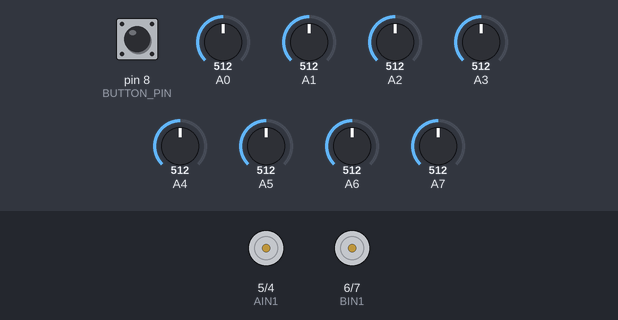
Recording of a sketch running on a simulated Arduino Nano, built with avr-gcc and run on an emulated ATmega328P. Shown: motor-driver pin pairs drawn as motors (green arrow = first pin HIGH = forward, orange = second pin HIGH = backward, longer = more drive, scaled by the enable pin). The inputs (shaded band) are chosen by the test bench; at power-on: pin 8 (BUTTON_PIN) HIGH, A0 = 512, A1 = 512, A2 = 512, A3 = 512, A4 = 512, A5 = 512, A6 = 512, A7 = 512.

Above: at 1.3 s.
1.4 s: pin 8 (BUTTON_PIN) pulled LOW for 0.15 s
At 6.5 s:
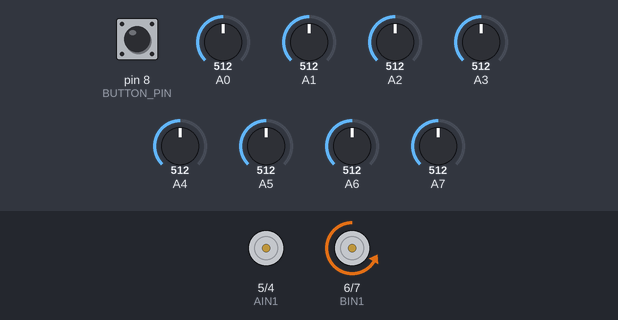
At 9.7 s:
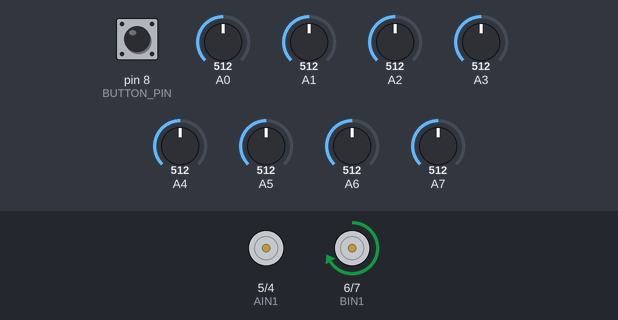
13.5 s: pin 8 (BUTTON_PIN) pulled LOW for 1 s
At 17.4 s:
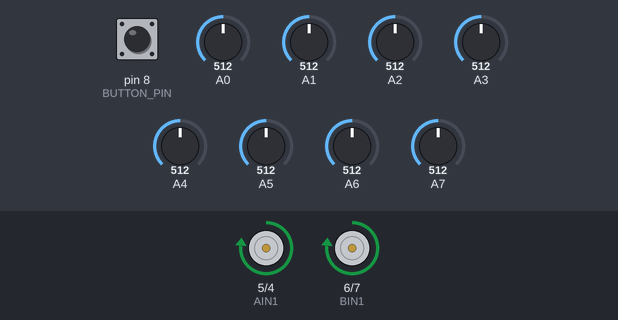
Timing chart, 0 to 18.9 s (numbered marks = the images above; inputs shaded):
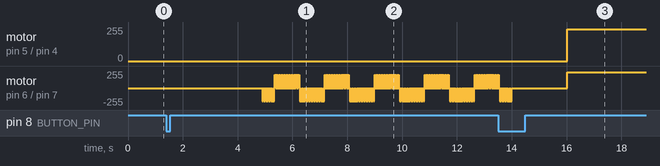

The sketch:

LineFollowerCode.ino
```cpp
/*
*  Fast Line Followe Code - NerdBot Poseidon
*  Competing in Robochallenge 2023
*
*  Sum off all errors or only on last six errors for KI.
*
*  Author: Popescu Filimon Andrei Cosmin
*  Last update: 4th November, 2023
*/

// Include necessary libraries
#include <QTRSensors.h>
#include <SparkFun_TB6612.h>


const int BUTTON_PIN = 8;  // the number of the pushbutton pin
const int startpin = 13;   //create variable and declare where Micro Start receiver attached

// motor driver pins
#define AIN1 5
#define AIN2 4
#define BIN1 6
#define BIN2 7
#define PWMA 3
#define PWMB 11
//#define STBY 9

// sensor declare
QTRSensors qtr;

const uint8_t SensorCount = 8;
uint16_t sensorValues[SensorCount];

// Define your custom minimum and maximum thresholds for each sensor
const uint16_t minThreshold[SensorCount] = { 35, 35, 35, 35, 35, 35, 35, 35 };
const uint16_t maxThreshold[SensorCount] = { 905, 905, 905, 905, 905, 905, 905, 905 };


//PID
#define KP 0.3
#define KI 0.001
#define KD 10


uint16_t position = 3500;
int P, I, D;
int motorspeed, motorspeeddif, cnt;
int basespeed = 230;
int speedp = 250, speedn = -240;

int error = 0, error1 = 0, error2 = 0, error3 = 0, error4 = 0, error5 = 0, error6 = 0, lastError = 0;
int middlepoint = 3500;
int exitcond;

int debug = 1;
int calibration = 0;


void setup() {

  pinMode(startpin, INPUT);  //set startpin (pin 13 on Arduino) as input pin
  pinMode(BUTTON_PIN, INPUT_PULLUP);

  // sensors init
  qtr.setTypeAnalog();
  qtr.setSensorPins((const uint8_t[]){ A0, A1, A2, A3, A4, A5, A6, A7 }, SensorCount);
  qtr.setEmitterPin(2);

  delay(500);

  // motor set
  pinMode(PWMA, OUTPUT);
  pinMode(AIN1, OUTPUT);
  pinMode(AIN2, OUTPUT);
  pinMode(PWMB, OUTPUT);
  pinMode(BIN1, OUTPUT);
  pinMode(BIN2, OUTPUT);
  ////pinMode(STBY, OUTPUT);


  //Button press 1 - Calibration
  while (digitalRead(BUTTON_PIN) == 1) {
    //wait
  }

  if (debug == 0) {
    Serial.begin(9600);
    Serial.println("Calibration Start");
  }

  if (calibration == 0) {
    //manual calibration
    for (uint16_t i = 0; i < 100; i++) {
      qtr.calibrate();
    }
    delay(1000);
    //auto calibration
    cnt = 0;
    while (cnt < 5) {
      for (int i = 0; i < 10; i++) {
        motors_move(0, -200);
        delay(21);
        motors_move(0, 0);
        qtr.calibrate();
      }
      for (int i = 0; i < 20; i++) {
        motors_move(0, 200);
        delay(20);
        motors_move(0, 0);
        qtr.calibrate();
      }
      for (int i = 0; i < 10; i++) {
        motors_move(0, -200);
        delay(21);
        motors_move(0, 0);
        qtr.calibrate();
      }
      cnt++;
    }
    motors_move(0, 0);
  }

  if (debug == 0) {
    Serial.println("Calibration End");
    for (uint8_t i = 0; i < SensorCount; i++) {
      Serial.print(qtr.calibrationOn.minimum[i]);
      Serial.print(' ');
    }
    Serial.println();

    for (uint8_t i = 0; i < SensorCount; i++) {
      Serial.print(qtr.calibrationOn.maximum[i]);
      Serial.print(' ');
    }
    Serial.println();
    Serial.println();
    delay(5000);
  }

  //Button press 2 - Start
  while (digitalRead(BUTTON_PIN) == 1 && digitalRead(startpin) == 0) {
    // wait
    if (debug == 0) {
      Serial.println("standby");
      Serial.print(digitalRead(startpin));
      Serial.println(digitalRead(BUTTON_PIN));
    }
  }
  if (debug == 0) {
    Serial.println("Start");
  }
  delay(2000);
}


void loop() {


  // line position = error
  position = qtr.readLineBlack(sensorValues);
  error = position - middlepoint;
  lastError = error;
  /*`error6 = error5;
  error5 = error4;
  error4 = error3;
  error3 = error2;
  error2 = error1;
  error1 = error;*/

  // 2nd check
  if (position <= 1000) {
    inert_stop();
    motors_move(speedp, speedn);
  } else if (position >= 6000) {
    inert_stop();
    motors_move(speedn, speedp);
  }

  while (position < 1000 || position > 6000) {
    position = qtr.readLineBlack(sensorValues);
  }
  // 2nd check end

  if (debug == 0) {
    // sensors values
    for (uint8_t i = 0; i < SensorCount; i++) {
      Serial.print(sensorValues[i]);
      Serial.print('\t');
    }
    Serial.println(position);
  }

  // line position
  position = qtr.readLineBlack(sensorValues);

  // PID
  error = position - middlepoint;
  P = error;
  I = I + error;
  //I = error6 + error5 + error4 + error3 + error2 + error1 + error;
  D = error - lastError;
  lastError = error;
  error6 = error5;
  error5 = error4;
  error4 = error3;
  error3 = error2;
  error2 = error1;
  error1 = error;

  motorspeeddif = P * KP + I * KI + D * KD;

  if (motorspeeddif > basespeed)
    motorspeeddif = basespeed;
  else if (motorspeeddif < -basespeed)
    motorspeeddif = -basespeed;

  if (position >= 3300 && position <= 3700) {
    motors_move(240, 240);
  } else {
    if (motorspeeddif < 0)
      motors_move(basespeed, basespeed + motorspeeddif);
    else if (motorspeeddif >= 0)
      motors_move(basespeed - motorspeeddif, basespeed);
  }


  //Button press 3 - Stop
  if (digitalRead(BUTTON_PIN) == 0) {
    motors_move(0, 0);
    if (debug == 0) {
      Serial.println("Stop");
    }
    while (1)
      ;
  }
}

void inert_stop() {
  motors_move(-250, -250);
  int time1, time2;
  time1 = millis();
  while (time2 - time1 < 25) {
    motors_move(-250, -250);
    time2 = millis();
  }
}

void motors_move(int leftMotorSpeed, int rightMotorSpeed) {
  if (leftMotorSpeed >= 0) {
    digitalWrite(AIN1, HIGH);
    digitalWrite(AIN2, LOW);
  } else {
    digitalWrite(AIN1, LOW);
    digitalWrite(AIN2, HIGH);
    leftMotorSpeed = leftMotorSpeed * (-1);
  }
  analogWrite(PWMA, leftMotorSpeed);

  if (rightMotorSpeed >= 0) {
    digitalWrite(BIN1, HIGH);
    digitalWrite(BIN2, LOW);
  } else {
    digitalWrite(BIN1, LOW);
    digitalWrite(BIN2, HIGH);
    rightMotorSpeed = rightMotorSpeed * (-1);
  }
  analogWrite(PWMB, rightMotorSpeed);
}
```

Measured:
- after the input at 1.4 s, motor on pin 6 (BIN1) / pin 7 (BIN2): stopped → backward 200/255 after 3.5 s, then moves between backward 200/255 and forward 200/255, repeating every 1.8 s
- after the input at 13.5 s, motor on pin 5 (AIN1) / pin 4 (AIN2): stopped → forward 240/255 after 2.5 s
